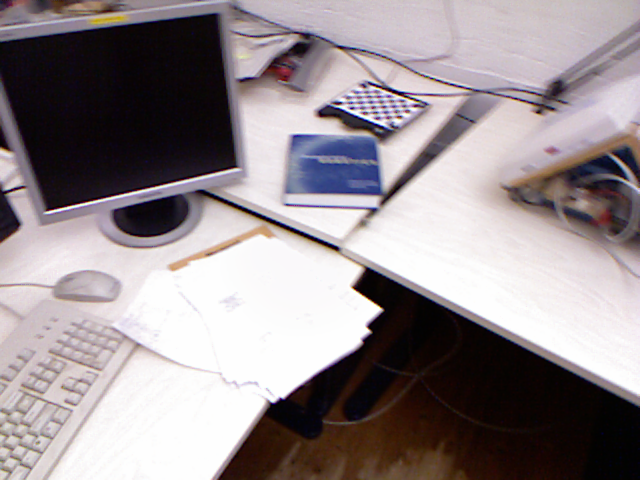
//> input picture 7_rgbd_slam/4_两张图像求Rt并绘制极线/rgb1.ppm, 640 x 480 px
$ ./fundamental   (built with g++ and OpenCV 4)
//> lines starting //> are read from the running program, lines starting //| are printed output that depends on the picture; after the words box and inside, x2 and y2 are one past the last pixel; in counts of white or black regions, pixels touching at a corner belong together
//根据两帧图像对应的匹配点计算基础矩阵，并利用该矩阵绘制出前10个特征点对应的极线。
#include <iostream>
#include <vector>
#include <opencv2/core/core.hpp>
#include <opencv2/highgui/highgui.hpp>
#include <opencv2/features2d/features2d.hpp>
#include <opencv2/calib3d/calib3d.hpp>
#include <cv.hpp>

using namespace std;
using namespace cv;
int main(){

    Mat rgb1 = imread( "../rgb1.ppm");
//> rgb1 is the input picture: 480 rows x 640 cols, CV_8UC3; mean B, G, R 143.1, 140, 149
    Mat rgb2 = imread( "../rgb2.ppm");
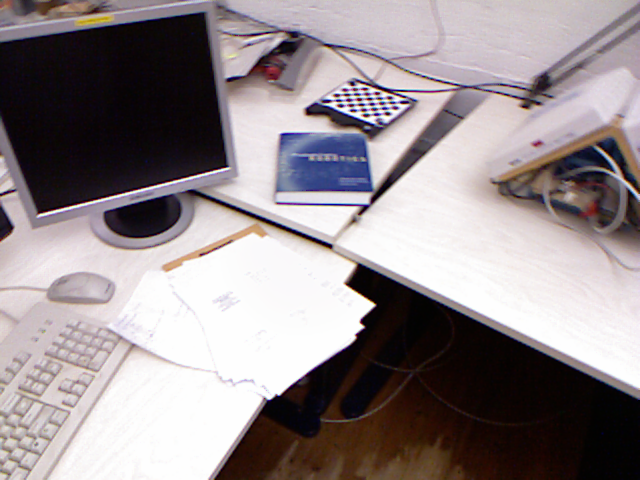
//> input picture 7_rgbd_slam/4_两张图像求Rt并绘制极线/rgb2.ppm, 640 x 480 px
//> rgb2 is the input picture: 480 rows x 640 cols, CV_8UC3; mean B, G, R 141.1, 138.5, 147.6

    cv::Ptr<cv::FeatureDetector> detector = cv::ORB::create();
    cv::Ptr<cv::DescriptorExtractor> descriptor = cv::ORB::create();

    vector< KeyPoint > kp1, kp2;
    detector->detect( rgb1, kp1 );
//> kp1 = 500 keypoints; strongest (x, y, size): (376, 308, 111.1), (378, 309, 77.1), (379, 309, 64.3), (358, 287, 111.1)
    detector->detect( rgb2, kp2 );
//> kp2 = 500 keypoints; strongest (x, y, size): (367, 305, 92.6), (369, 305, 111.1), (371, 303, 64.3), (371, 304, 77.1)


    Mat desp1, desp2;
    descriptor->compute( rgb1, kp1, desp1 );
    descriptor->compute( rgb2, kp2, desp2 );

    vector< DMatch > matches;
    BFMatcher matcher;
    matcher.match( desp1, desp2, matches );
//> matches = 500 matches
    cout<<"Find total "<<matches.size()<<" matches."<<endl;
//| Find total 500 matches.


    vector< DMatch > goodMatches;
    double minDis = 9999;
    for ( size_t i=0; i<matches.size(); i++ )
    {
        if ( matches[i].distance < minDis )
            minDis = matches[i].distance;
    }
//> this loop made 500 passes
//> minDis on passes 1, 2, 4, 11, 22, 33, 38, 54, 122, 123: 366.6, 308.4, 286.8, 236.9, 210, 193.9, 188.4, 186.1, 131.2, 12.85
//> after the loop, minDis = 12.85

    for ( size_t i=0; i<matches.size(); i++ )
    {
        if (matches[i].distance < 10*minDis)
            goodMatches.push_back( matches[i] );
    }


    vector< Point2f > pts1, pts2;
    for (size_t i=0; i<goodMatches.size(); i++)
    {
        pts1.push_back(kp1[goodMatches[i].queryIdx].pt);
        pts2.push_back(kp2[goodMatches[i].trainIdx].pt);
    }
//> this loop made 17 passes

    // 请先计算基础矩阵并据此绘制出前10个匹配点对应的对极线，可以调用opencv函数
    Mat F = findFundamentalMat(pts1, pts2, CV_FM_8POINT);
//> F = [[3.15e-06, -2.56e-05, 0.0216], [3.48e-05, 6.17e-06, 0.0409], [-0.0239, -0.0468, 1]]
    std::vector<Vec<float, 3>> epilines1, epilines2;
    //计算对应点的外极线epilines是一个三元组(a,b,c)，表示点在另一视图中对应的外极线ax+by+c=0;
    computeCorrespondEpilines(pts1, 1, F, epilines1);
//> epilines1 = 17 items, first 12: [0.29, 0.96, -330.4], [0.3, 0.95, -305.9], [0.3, 0.95, -303.5], [0.35, 0.94, -206.9], [0.35, 0.94, -211.1], [0.22, 0.97, -447.2], [0.22, 0.97, -448.3], [0.32, 0.95, -267.5], [0.23, 0.97, -446.1], [0.32, 0.95, -267.4], [0.3, 0.95, -308.8], [0.29, 0.96, -328.7]
    computeCorrespondEpilines(pts2, 2, F, epilines2);
//> epilines2 = 17 items, first 12: [-0.26, -0.97, 327.3], [-0.27, -0.96, 302.4], [-0.28, -0.96, 300.3], [-0.34, -0.94, 208], [-0.33, -0.94, 212.3], [-0.18, -0.98, 443.2], [-0.18, -0.98, 443.2], [-0.3, -0.95, 266.2], [-0.18, -0.98, 442.1], [-0.3, -0.95, 266.7], [-0.27, -0.96, 306.7], [-0.26, -0.97, 325.9]

    RNG rng;
    for (uint i = 0; i < 10; i++){
        Scalar color = Scalar(rng(256), rng(256), rng(256));//随机产生颜色

        //在视图2中把关键点用圆圈画出来，然后再绘制在对应点处的外极线
        cv::circle(rgb2, pts2[i], 3, color, 2);
        line(rgb2, Point(0, -epilines1[i][2] / epilines1[i][1]), Point(rgb2.cols, -(epilines1[i][2] + epilines1[i][0] * rgb2.cols) / epilines1[i][1]), color);

        //绘制外极线的时候，选择两个点，一个是x=0处的点，一个是x为图片宽度处
        circle(rgb1, pts1[i], 3, color, 2);
        line(rgb1, Point(0, -epilines2[i][2] / epilines2[i][1]), Point(rgb1.cols, -(epilines2[i][2] + epilines2[i][0] * rgb1.cols) / epilines2[i][1]), color);

    }
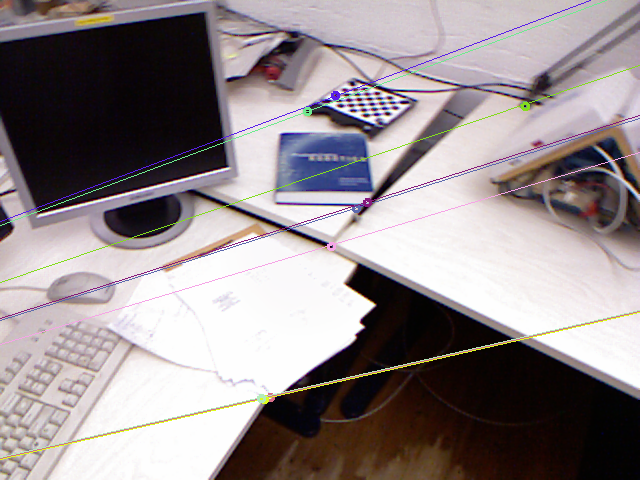
//> rgb2: 480 rows x 640 cols, CV_8UC3; 1.98% of pixels changed, all inside (x1, y1, x2, y2) = (0, 0, 640, 460)
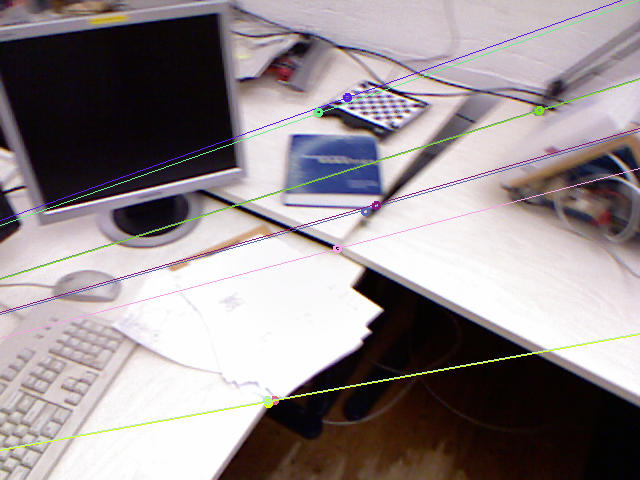
//> rgb1: 480 rows x 640 cols, CV_8UC3; 2.01% of pixels changed, all inside (x1, y1, x2, y2) = (0, 0, 640, 451)
    imshow("epiline1", rgb2);
    imshow("epiline2", rgb1);
    waitKey(0);
    return 0;
}
